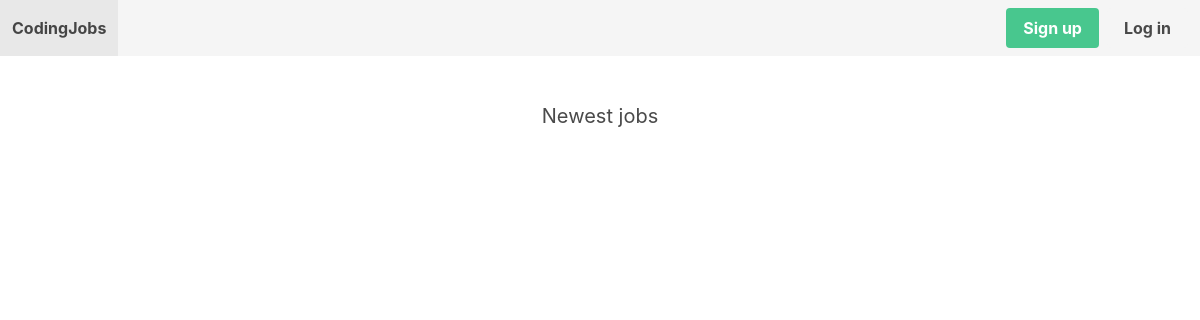
The app's page /, older data.
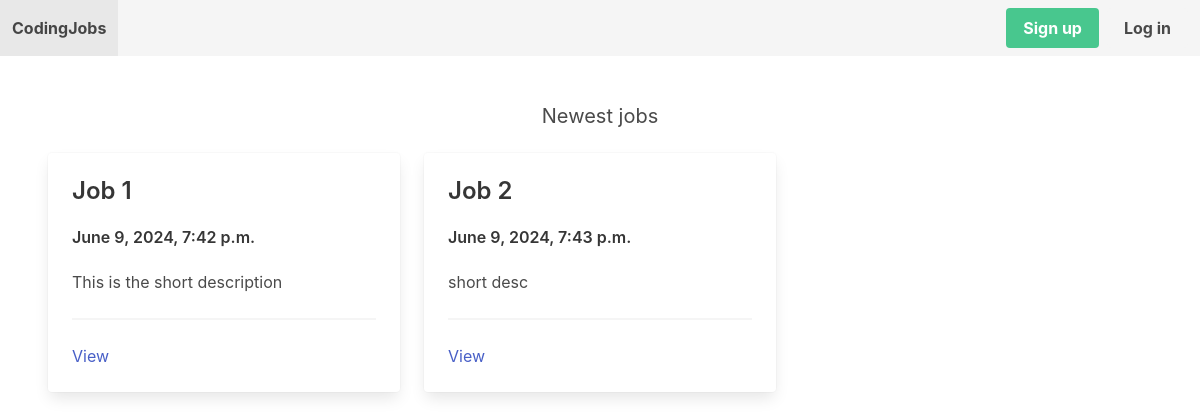
The same page, newer data.
### apps/job/models.py (models this page shows, shortened)
class Job(models.Model):
    title = models.CharField( max_length=255)
    short_description = models.TextField()
    long_description = models.TextField(blank=True, null=True)
    created_by = models.ForeignKey(User, related_name='jobs', on_delete=models.CASCADE)
    created_at = models.DateTimeField(auto_now_add=True)
    changed_at = models.DateTimeField(auto_now=True)

### coreapp/views.py (the view)
# urls.py: path('', frontpage, name='frontpage'),
def frontpage(request):
    jobs = Job.objects.all()[0:3]
    return render(request, 'coreapp/frontpage.html',{'jobs':jobs})

### coreapp/templates/coreapp/frontpage.html
{% extends "coreapp/base.html" %}
{% block content %}
<h2 class="subtitle has-text-centered">Newest jobs</h2>
<div class="columns">
    {% for job in jobs %}
        <div class="column is-4">
            <div class="card">
                <div class="card-content">
                    <div class="media">
                        <div class="media-content">
                            <p class="title is-4">{{ job.title }}</p>
                            <p class="title is-6">{{ job.created_at }}</p>
                        </div>
                    </div>
                    <div class="content">
                    {{ job.short_description }}
                    <hr>
                    <a href="{% url 'job_detail' job.id %}">View</a>
                    </div>
                </div>
            </div>
        </div>
    {% endfor %}
{% endblock content %}

### coreapp/templates/coreapp/base.html (shortened to what this page needs)
<!DOCTYPE html>
<html lang="en">
<head>
    <link rel="stylesheet" href="https://cdn.jsdelivr.net/npm/bulma@0.9.0/css/bulma.min.css">
</head>
<body>
    <nav class="navbar is-light">
        <div class="navbar-brand">
            <a href="{% url 'frontpage' %}" class="navbar-item"><strong>CodingJobs</strong></a>
        </div>
        <div class="navbar-menu">
             <div class="navbar-end">
                <div class="navbar-item">
                    <div class="buttons">
                        {% if request.user.is_authenticated %}
                            <a href="{% url 'logout' %}" class="button is-danger">Log out</a>
                        {% else %}
                        <a href="{% url 'signup' %}" class="button is-success"><strong>Sign up</strong></a>
                        <a href="{% url 'login' %}" class="button is-light"><strong>Log in</strong></a>
                        {% endif %}
                    </div>
                </div>
            </div>
        </div>
    </nav>
    <section class="section">
    {% block content %}
    {% endblock content %}
    </section>
</body>
</html>

Row changes from the older to the newer data that the page shows:
added Job: title "Job 1", created_at "June 9, 2024, 7:42 p.m.", short_description "This is the short description"
added Job: title "Job 2", created_at "June 9, 2024, 7:43 p.m.", short_description "short desc"
